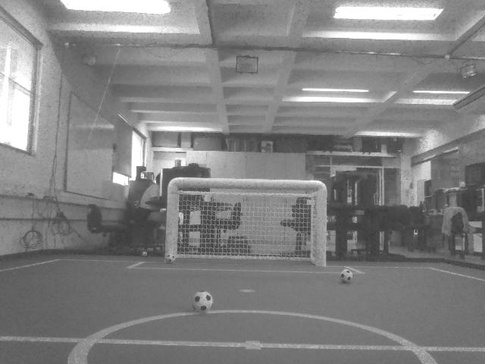
%> input picture 0.jpg, 485 x 364 px, shrunk from 640 x 480 before the run
$ octave Datos.m   (GNU Octave 9; MATLAB toolbox functions it lacks are replaced by stand-ins)
%> lines starting %> are read from the running program, lines starting %| are printed output that depends on the picture
I0Cb = imread('0.jpg');
%> I0Cb is the input picture: size 364x485 uint8; min 52, max 255, mean 129.9
I0Cr = imread('1.jpg');
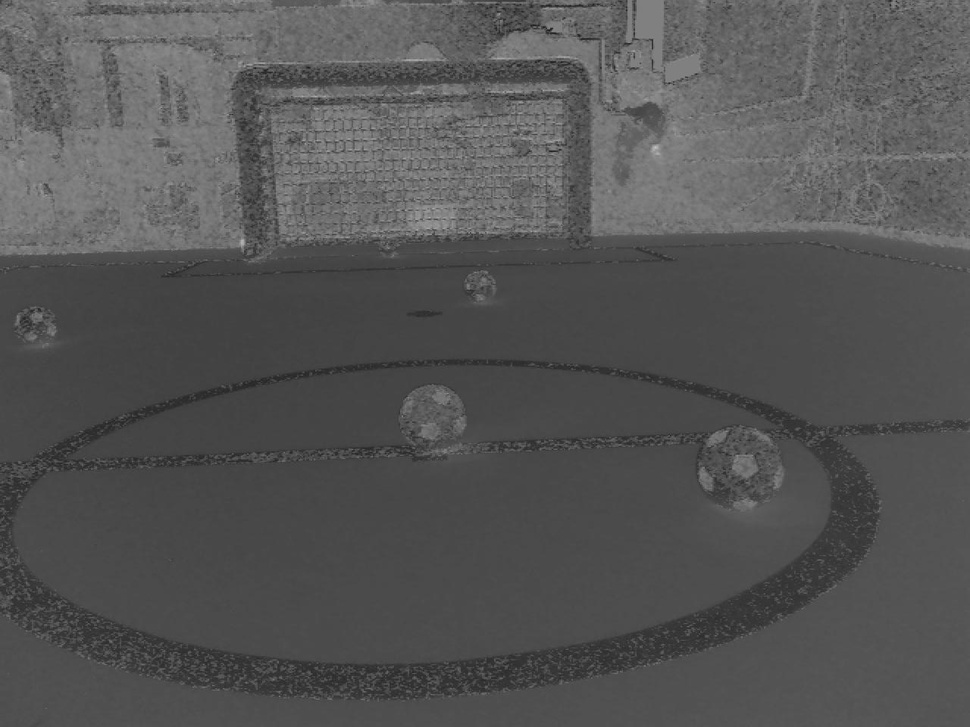
%> input picture 1.jpg, 970 x 727 px, shrunk from 1280 x 960 before the run
%> I0Cr is the input picture: size 727x970 uint8; min 24, max 198, mean 85
I0Y = imread('2.jpg');
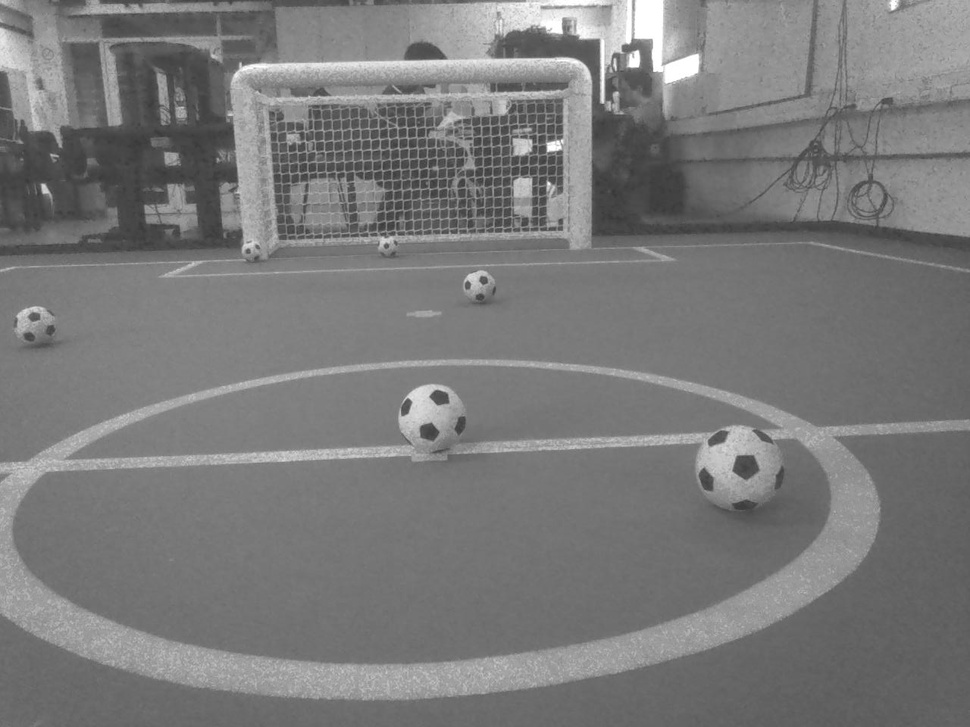
%> input picture 2.jpg, 970 x 727 px, shrunk from 1280 x 960 before the run
%> I0Y is the input picture: size 727x970 uint8; min 52, max 255, mean 121.8

I1Cb = imread('image9.jpg');
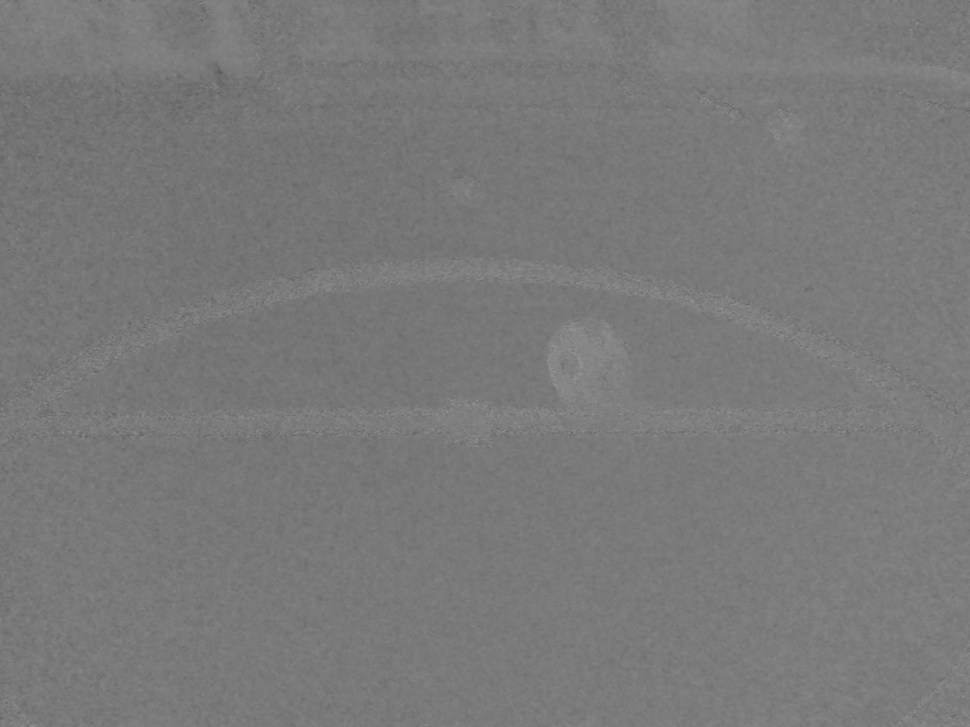
%> input picture image9.jpg, 970 x 727 px, shrunk from 1280 x 960 before the run
%> I1Cb is the input picture: size 727x970 uint8; min 92, max 148, mean 121.4
I1Cr = imread('image10.jpg');
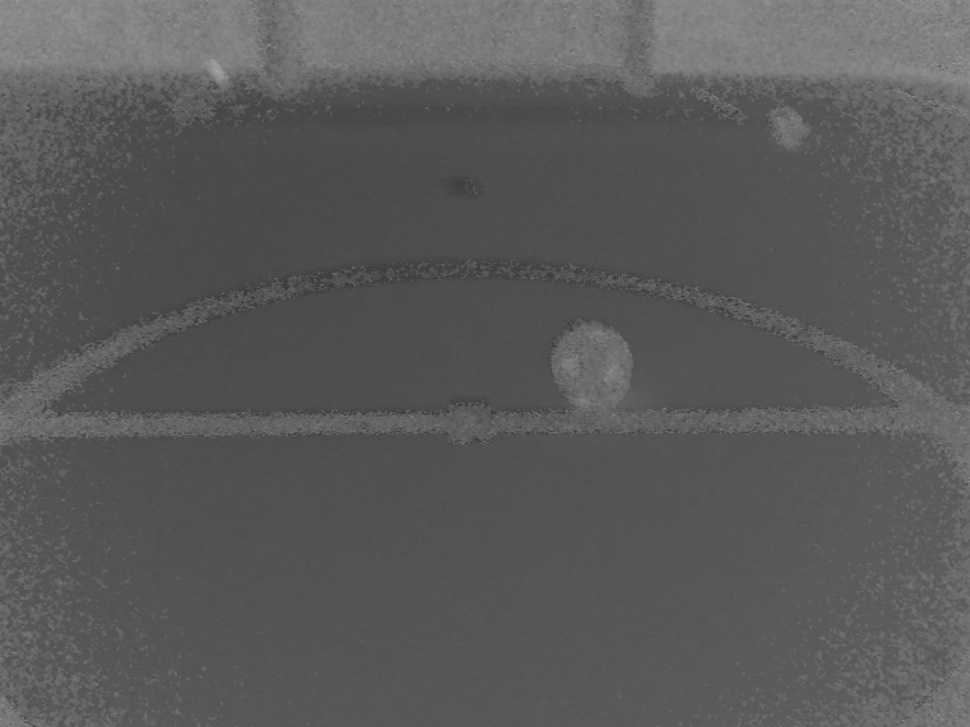
%> input picture image10.jpg, 970 x 727 px, shrunk from 1280 x 960 before the run
%> I1Cr is the input picture: size 727x970 uint8; min 49, max 163, mean 90.1
I1Y = imread('image11.jpg');
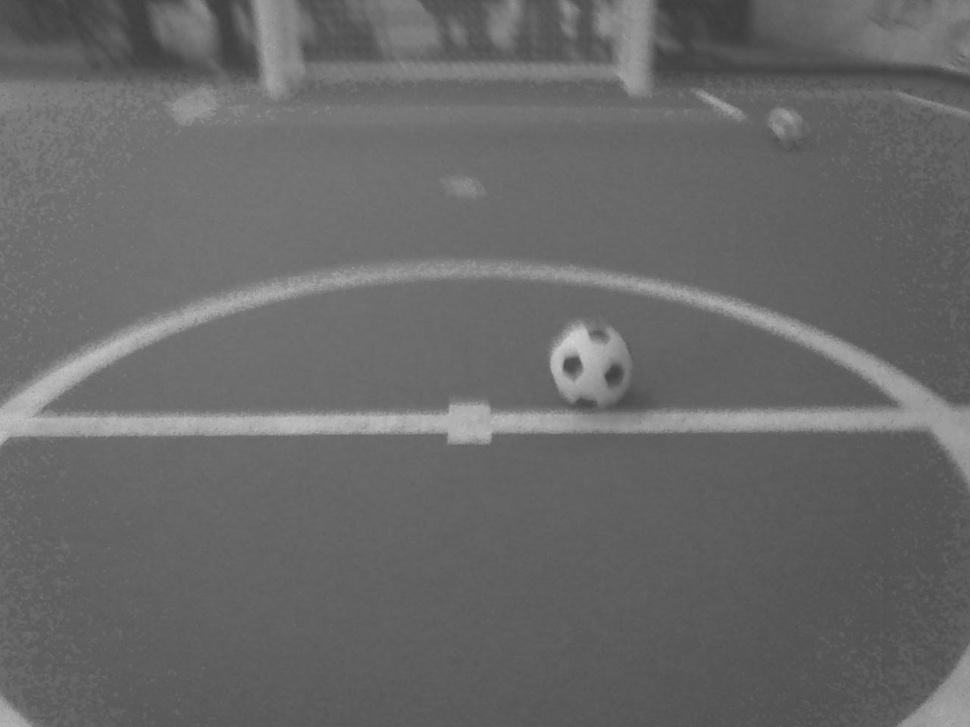
%> input picture image11.jpg, 970 x 727 px, shrunk from 1280 x 960 before the run
%> I1Y is the input picture: size 727x970 uint8; min 59, max 207, mean 104.7

%> (the run ends here)
